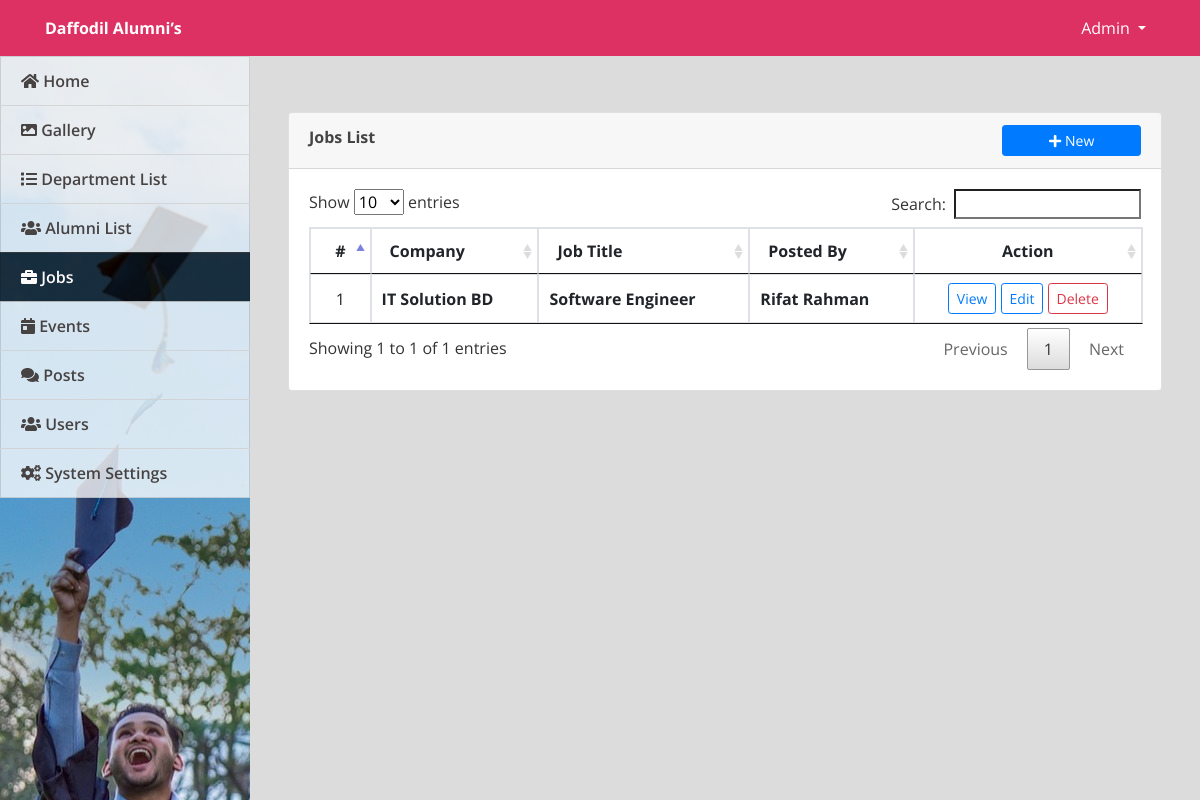
Screenshot of /admin/index.php?page=jobs (signed in) with the database file from the repository.
### tables this page shows
CREATE TABLE `careers` (
  `id` int(30) NOT NULL,
  `company` varchar(250) NOT NULL,
  `location` text NOT NULL,
  `job_title` text NOT NULL,
  `description` text NOT NULL,
  `user_id` int(30) NOT NULL,
  `date_created` datetime NOT NULL DEFAULT current_timestamp()
);

CREATE TABLE `users` (
  `id` int(30) NOT NULL,
  `name` text NOT NULL,
  `username` varchar(200) NOT NULL,
  `password` text NOT NULL,
  `type` tinyint(1) NOT NULL DEFAULT 3 COMMENT '1=Admin,2=Alumni officer, 3= alumnus',
  `auto_generated_pass` text NOT NULL,
  `alumnus_id` int(30) NOT NULL
);

### admin/jobs.php (the view, shortened to what this page needs)
<?php include('db_connect.php');?>
<div class="container-fluid">
	<div class="col-lg-12">
		<div class="row">
			<div class="col-md-12">
				<div class="card">
					<div class="card-header">
						<b>Jobs List</b>
						<span class="">
							<button class="btn btn-primary btn-block btn-sm col-sm-2 float-right" type="button" id="new_career">
					<i class="fa fa-plus"></i> New</button>
				</span>
					</div>
					<div class="card-body">
						<table class="table table-bordered table-condensed table-hover">
							<thead>
								<tr>
									<th class="text-center">#</th>
									<th class="">Company</th>
									<th class="">Job Title</th>
									<th class="">Posted By</th>
									<th class="text-center">Action</th>
								</tr>
							</thead>
							<tbody>
								<?php
								$i = 1;
								$jobs =  $conn->query("SELECT c.*,u.name from careers c inner join users u on u.id = c.user_id order by id desc");
								while($row=$jobs->fetch_assoc()):
								?>
								<tr>
									<td class="text-center"><?php echo $i++ ?></td>
									<td class="">
										 <p><b><?php echo ucwords($row['company']) ?></b></p>
									</td>
									<td class="">
										 <p><b><?php echo ucwords($row['job_title']) ?></b></p>
									</td>
									<td class="">
										 <p><b><?php echo ucwords($row['name']) ?></b></p>
									</td>
									<td class="text-center">
										<button class="btn btn-sm btn-outline-primary view_career" type="button" data-id="<?php echo $row['id'] ?>" >View</button>
										<button class="btn btn-sm btn-outline-primary edit_career" type="button" data-id="<?php echo $row['id'] ?>" >Edit</button>
										<button class="btn btn-sm btn-outline-danger delete_career" type="button" data-id="<?php echo $row['id'] ?>">Delete</button>
									</td>
								</tr>
								<?php endwhile; ?>
							</tbody>
						</table>
					</div>
				</div>
			</div>
		</div>
	</div>
</div>

### admin/assets/css/style.css (style rules this page uses)
body { font-family: "Open Sans", sans-serif; color: #444444; width: 100%; height: calc(100%); }

### admin/index.php (style rules this page uses)
body { background: #80808045; }
.container-fluid, .container-lg, .container-md, .container-sm, .container-xl { width: 100%; padding-right: 15px; padding-left: 15px; margin-right: auto; margin-left: auto; }

### admin/jobs.php (style rules this page uses)
td { vertical-align: middle !important; }
td p { margin: unset }

### rows the page displays
careers: company "IT Solution BD", job_title "Software Engineer", user.name "Rifat Rahman"

### other values shown
$_SESSION['system']['name'] "Daffodil Alumni’s"
